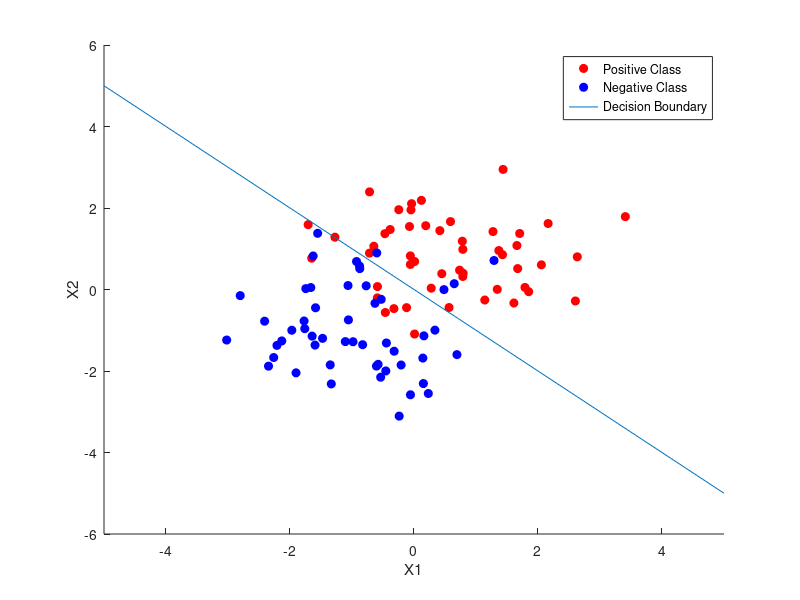

The MATLAB source for this figure: (Note: this script raises an error after producing the figure.)
%% Initialisation
clc
clear
addpath(genpath('data'))
addpath(genpath('lssvm'))
addpath(genpath('figures'))
close all
%% 1.1 A simple example : two Gaussians
X1 = randn(50,2) + 1; % Center at (1,1)
X2 = randn(51,2) - 1; % Center at (-1,-1)
Y1 = ones(50,1); % Positive class labels
Y2 = -ones(51,1); % Negative class labels
figure;
hold on;
plot(X1(:,1), X1(:,2), 'ro','MarkerFaceColor','r');
plot(X2(:,1), X2(:,2), 'bo','MarkerFaceColor','b');
fplot(@(x) -x, '-')
xlabel('X1')
ylabel('X2')
legend('Positive Class', 'Negative Class', 'Decision Boundary')
hold off;
export_pdf(gcf, 'twogaussians')
%% 1.3a LS-SVM classifier (polynomial)
% democlass
load('data/iris')
t = 1; % Polynomial coefficient
for d = 1:4 % Degree
    for gamma = 1.0 % Regularization parameter
        parameters = {Xtrain, Ytrain, 'classification', gamma, [t,d], 'poly_kernel'};
        [alpha,b] = trainlssvm(parameters);
        test_classes = simlssvm(parameters, {alpha,b}, Xtest);
        miss_rate = sum(test_classes ~= Ytest) / length(Ytest);
        fprintf('Degree %d, missclassification rate : %.2f\n', d, miss_rate)
        plotlssvm(parameters, {alpha,b});
        waitforbuttonpress
        export_pdf(gcf, sprintf('iris/%d_%d', d, gamma*10))
    end
end
%% 1.3b LS-SVM classifier (RBF)
load('data/iris')
samples = 10.^(-3:0.05:3);
N = length(samples); % Number of values to test
% Prepare figure
figure
hold on
% Experiment with sigma
miss_rates_s = ones(1,N); % Misclassification rates
for gamma = 1.0 % Regularization parameter (fixed)
    for i = 1:N
        parameters = {Xtrain, Ytrain, 'classification', gamma, samples(i), 'RBF_kernel'};
        [alpha,b] = trainlssvm(parameters);
        test_classes = simlssvm(parameters, {alpha,b}, Xtest);
        miss_rates_s(i) = sum(test_classes ~= Ytest) / length(Ytest);
    end
    p = plot(samples, miss_rates_s, 'Linewidth', 3);
    set(p, 'Color', [0 0.4470 0.7410]);
end
% Experiment with gamma
miss_rates_g = ones(1,N); % Misclassification rates
for sigma = 1.0 % Bandwith (fixed)
    for i = 1:N
        parameters = {Xtrain, Ytrain, 'classification', samples(i), sigma, 'RBF_kernel'};
        [alpha,b] = trainlssvm(parameters);
        test_classes = simlssvm(parameters, {alpha,b}, Xtest);
        miss_rates_g(i) = sum(test_classes ~= Ytest) / length(Ytest);
    end
    p = plot(samples, miss_rates_g, 'Linewidth', 3);
    set(p, 'Color', [0.9290 0.6940 0.1250]);
end
% Visualize
xlabel('\sigma^2 / \gamma')
ylabel('error')
legend('\gamma=1.0, variable \sigma^2', '\sigma^2=1.0, variable \gamma')
set(gca,'xscale','log')
hold off
export_pdf(gcf, 'iris/tuning')
%% 1.3c LS-SVM classifier (compare to sample script)
load('data/iris')
iris_sample_script
close all
clc
%% 1.3d LS-SVM classifier (tuning parameters using validation)
load('data/iris')
values = exp(linspace(0,log(1E6),21)) * 1E-3;
values_interpolated = exp(linspace(0,log(1E6),200)) * 1E-3; %10.^(-3:0.5:3);
N = length(values);
results = ones(N,N);
strategies = {
    @(p) rsplitvalidate(p, 0.80, 'misclass')
    @(p) crossvalidate(p, 10, 'misclass') 
    @(p) leaveoneout(p, 'misclass')
};
figure
xlabel('gamma')
ylabel('sigma')
for strategy = 1:length(strategies)
    for i = 1:N
        for j = 1:N
            parameters = {Xtrain, Ytrain, 'c', values(j), values(N-i+1), 'RBF_kernel'}; % Note values(N-i+1)
            results(i,j) = strategies{1}(parameters);
        end
    end
    % colormap(flipud(hot))
    colormap(flipud(parula))
    % map = interp2(results, 7, 'nearest');
    [X,Y] = meshgrid(values, values);
    [Xq,Yq] = meshgrid(values_interpolated, values_interpolated);
    Vq = interp2(X, Y, results, Xq, Yq);
    % contourf(Xq,Yq,Vq); % Interpolated version
    contourf(values, values, results);
    set(gca, 'XScale', 'log','YScale', 'log');
    xlabel('\sigma^2')
    ylabel('\gamma')
    colorbar
    fprintf('Press any key ...')
    export_pdf(gcf, sprintf('iris/validation_%d', strategy))
    waitforbuttonpress
end
%% 1.3e LS-SVM classifier (automated parameter tuning)
load('data/iris')
display_runtime = 1;
% Simplex (Nelder-Mead)
parameters = {Xtrain, Ytrain, 'c', [], [], 'RBF_kernel'};
if display_runtime tic; end %#ok
N = 10; % Number of runs
gsimp = ones(1,N);
ssimp = ones(1,N);
csimp = ones(1,N);
for i = 1:N
    [gsimp(i),ssimp(i),csimp(i)] = tunelssvm(parameters, 'simplex', 'crossvalidatelssvm', {10, 'misclass'});
end
fprintf('Average (gamma,sigma2,cost) = (%f,%f,%f)\n', mean(gsimp), mean(ssimp), mean(csimp))
fprintf('Std (gamma,sigma2,cost) = (%f,%f,%f)\n', std(gsimp), std(ssimp), std(csimp))
if display_runtime toc; end %#ok
% Grid Search
if display_runtime tic; end %#ok
ggrid = ones(1,N);
sgrid = ones(1,N);
cgrid = ones(1,N);
for i = 1:N
    [ggrid(i),sgrid(i),cgrid(i)] = tunelssvm(parameters, 'gridsearch', 'crossvalidatelssvm', {10, 'misclass'});
end
fprintf('Average (gamma,sigma2,cost) = (%f,%f,%f)\n', mean(ggrid), mean(sgrid), mean(cgrid))
fprintf('Std (gamma,sigma2,cost) = (%f,%f,%f)\n', std(ggrid), std(sgrid), std(cgrid))
if display_runtime toc; end %#ok
%% 1.3f Histograms for automated tuning
histogram(ggrid, 10)
export_pdf(gcf, 'iris/histogram_gamma')
waitforbuttonpress
histogram(sgrid, 10)
export_pdf(gcf, 'iris/histogram_sigma2')
waitforbuttonpress
histogram(cgrid, 10)
export_pdf(gcf, 'iris/histogram_cost')
%% 1.3g LS-SVM classifier (using ROC curves)
load('data/iris')
gamma = 0.037622;
sigma = 0.559597;
parameters = {Xtrain, Ytrain, 'c', gamma, sigma, 'RBF_kernel'};
[alpha, b] = trainlssvm(parameters);
[~, Ylatent] = simlssvm(parameters, {alpha, b}, Xtest);
roc(Ylatent, Ytest);
export_pdf(gcf, 'iris/roc')
%% 1.3h LS-SVM classifier (Bayesian framework)
load('data/iris')
% for i = 1:length(gsimp) % Requires 1.3e
%     parameters = {Xtrain, Ytrain, 'c', gsimp(i), ssimp(i)};
%     bay_modoutClass(parameters, 'figure');
%     colorbar
%     export_pdf(gcf, sprintf('iris/bayesian/bayesian_%d', i))
%     waitforbuttonpress
% end
gamma = 0.037622;
sigma = 0.559597;
parameters = {Xtrain, Ytrain, 'c', gamma, sigma, 'RBF_kernel'};
bay_modoutClass(parameters, 'figure', 0.67); % unbalanced class
colorbar
export_pdf(gcf, 'iris/bayesian/bayesian_probabilities')
%% 1.3i LS-SVM classifier (misc)
% This visualises the classifiers for the gamma/sigma2 values found through
% automated tuning.
load('data/iris')
for i = 1:length(gsimp) % Requires 1.3e
    parameters = {Xtrain, Ytrain, 'classification', gsimp(i), ssimp(i), 'RBF_kernel'};
    [alpha,b] = trainlssvm(parameters);
    test_classes = simlssvm(parameters, {alpha,b}, Xtest);
    miss_rate = sum(test_classes ~= Ytest) / length(Ytest);
    fprintf('Missclassification rate : %.2f\n', miss_rate)
    plotlssvm(parameters, {alpha,b});
    waitforbuttonpress
end
%% Functions
function export_pdf(h, output_name)
%EXPORT_PDF Exports the given figure to a pdf file.
    set(h, 'PaperUnits','centimeters');
    set(h, 'Units','centimeters');
    pos=get(h,'Position');
    set(h, 'PaperSize', [pos(3) pos(4)]);
    set(h, 'PaperPositionMode', 'manual');
    set(h, 'PaperPosition',[0 0 pos(3) pos(4)]);
    print('-dpdf', strcat('figures/', output_name));
end